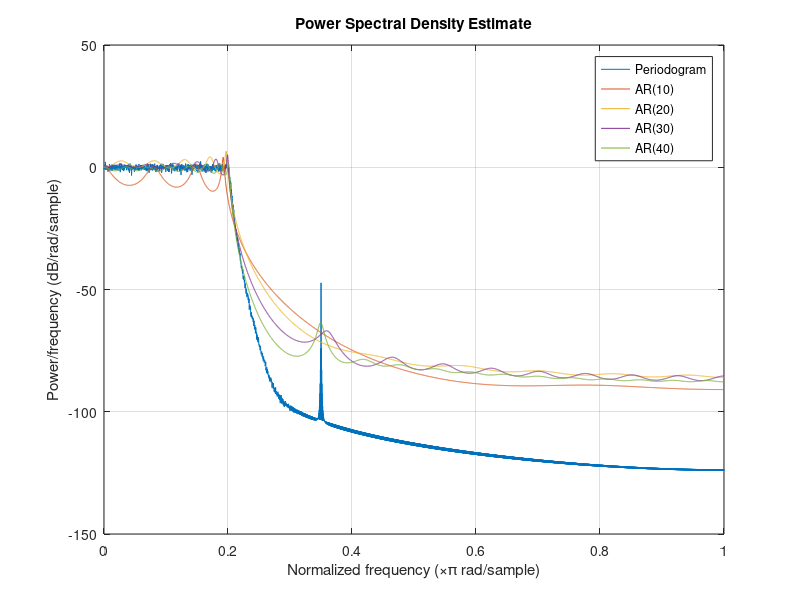
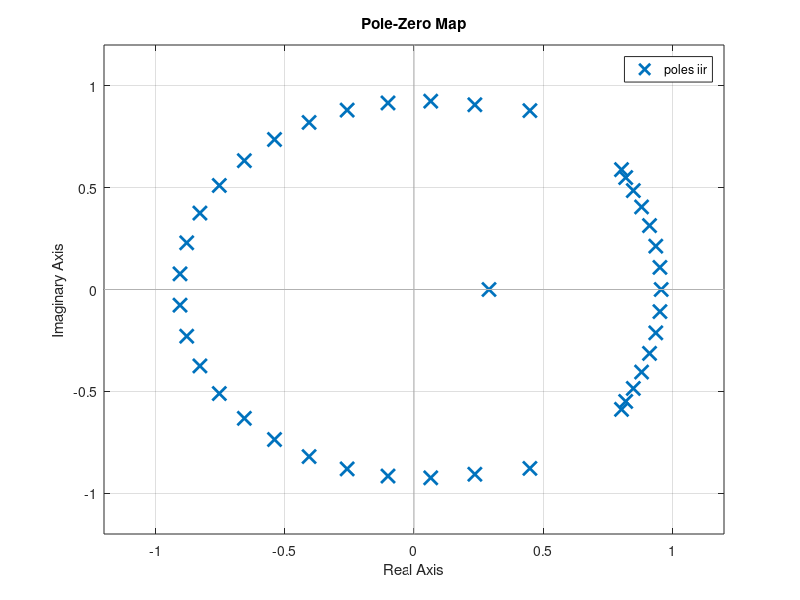

Source code (MATLAB) for these figures, in order:
%% 1a) Periodogram

clear all; close all; clc;
N = 1e4;
M = 30;
Ntot = M*N;
freq = linspace(0, 1, N/2);

% Window
win = bartlett(N);
win = sqrt(N)*win./sqrt(sum(win.^2));

% Given LP random process
[b, a] = cheby1(15, 0.1, 0.2); % 15th order Chebychev filter
A = 1e-4;
omega_o = pi*0.35;
z = filter(b, a, randn(Ntot, 1));
x = z + A*cos(omega_o*(1:Ntot)');

% Calculate Periodogram
X = zeros(M, N);
for m = 1:M
    X(m, :) = fft(win.*x(1+N*(m-1):N+N*(m-1)), N)';
    X(m, :) = fftshift(X(m, :));
end
S_est = 10*log10((1/N)*mean(abs(X).^2));

% Plot results
figure()
plot(freq, S_est(end/2 + 1:end))
xlabel('Normalized frequency (\times\pi rad/sample)')
ylabel('Power/frequency (dB/rad/sample)')
title('Power Spectral Density Estimate')
grid on;
hold on;
% figure()
% periodogram(x)
% figure()
% pwelch(x)

%% 1b) AR(Na) Autoregressive
Na = 10:10:40;

% Method 1 (CHEATING)
% figure()
% pyulear(x, Na(1), N)
% title('AR cheat')

% Preallocate
S = zeros(1, length(freq));

for i = 1:length(Na)
    % Method 2 (w/ Levinson regression)
    % Rxx = xcorr(x, 'coeff');
    % cent = round((length(Rxx)+1)/2);
    % Rxx(1:Na(i)+1) = Rxx(cent:cent+Na(i));
    % p = levinson(Rxx, Na(i));
    % [H, w] = freqz(1, p, N);
    % % figure()
    % plot (w/pi, 10*log10(H));
    % title('AR with levinson');
    
    % Method 3 (just plain)
    % Setup the Yule-Walker equations
    r = xcorr(x, Na(i), 'coeff');
    %     cent = round((length(r)+1)/2);
    %     r(1:Na(i)+1) = r(cent:cent+Na(i));
    r(1:Na(i)+1) = r(Na(i)+1:end);
    R = toeplitz(r(1:Na(i)));
    r = r(2:Na(i)+1);
    p2 = [1; -R\r];
        
    % Estimate AR
    for j = 1:length(freq)
        z = exp(-1i*pi*freq(j));
        k = 0:Na(i);
        den = sum(p2'.*z.^(-k));
        
        S(j) = abs(1/den)^2;
    end
    S = S./(abs(S(1)));
    
    % Alternative way to calculate
    %     coef = @(z) [];
    %     for k = 0:Na(i)
    %         coef = @(z) [coef(z) z.^(-k)];
    %     end
    %     A = @(z) 1/sum(coef(z)*p2);
    %     S = @(z) A(z)*conj(A(1/z));
    %
    %     s1 = zeros(1, length(freq));
    %     for j = 1:length(freq)
    %         s1(j) = S(exp(-1i*pi*freq(j)));
    %     end
    
    % Plot AR
    plot(freq, 10*log10(S))
end
legend('Periodogram', 'AR(10)', 'AR(20)', 'AR(30)', 'AR(40)')

% Plot Pole-Zero Map
iir = tf(1, p2');
figure()
pzmap(iir)

%% 1c) MA(Nb) Moving Average

Nb = 100;
h = boxcar(Nb);
% ma = conv(yup,x);

% plot(ma)

m = length(x); % Length of input signal
n = length(h); % Length of window
X = [fft(x)', zeros(1, Nb)]; % Make x and h same length vector X, H
H = [h', zeros(1, m)];
for i = 1:Nb+Ntot-1 % Create output vector
    if i == 1
        Y(1) = (X(1)*H(1))/Nb;
    elseif i <= Nb
        Y(i) = Y(i-1)+X(i)/Nb;
    else
        Y(i) = Y(i-1)+X(i)/Nb - X(i-Nb)/Nb;
    end
end